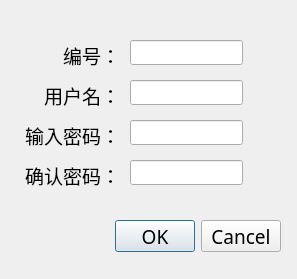
<?xml version="1.0" encoding="UTF-8"?>
<ui version="4.0">
 <class>ManUserDialog</class>
 <widget class="QDialog" name="ManUserDialog">
  <property name="geometry">
   <rect>
    <x>0</x>
    <y>0</y>
    <width>297</width>
    <height>279</height>
   </rect>
  </property>
  <property name="windowTitle">
   <string>Dialog</string>
  </property>
  <widget class="QDialogButtonBox" name="buttonBox">
   <property name="geometry">
    <rect>
     <x>30</x>
     <y>220</y>
     <width>251</width>
     <height>32</height>
    </rect>
   </property>
   <property name="font">
    <font>
     <family>思源黑体</family>
     <pointsize>14</pointsize>
    </font>
   </property>
   <property name="orientation">
    <enum>Qt::Horizontal</enum>
   </property>
   <property name="standardButtons">
    <set>QDialogButtonBox::Cancel|QDialogButtonBox::Ok</set>
   </property>
  </widget>
  <widget class="QLabel" name="label">
   <property name="geometry">
    <rect>
     <x>20</x>
     <y>30</y>
     <width>100</width>
     <height>50</height>
    </rect>
   </property>
   <property name="font">
    <font>
     <family>思源黑体</family>
     <pointsize>14</pointsize>
    </font>
   </property>
   <property name="text">
    <string>编号：</string>
   </property>
   <property name="alignment">
    <set>Qt::AlignRight|Qt::AlignTrailing|Qt::AlignVCenter</set>
   </property>
  </widget>
  <widget class="QLineEdit" name="id_edt">
   <property name="geometry">
    <rect>
     <x>130</x>
     <y>40</y>
     <width>113</width>
     <height>25</height>
    </rect>
   </property>
   <property name="font">
    <font>
     <family>思源黑体</family>
     <pointsize>14</pointsize>
    </font>
   </property>
   <property name="readOnly">
    <bool>true</bool>
   </property>
  </widget>
  <widget class="QLabel" name="label_2">
   <property name="geometry">
    <rect>
     <x>20</x>
     <y>70</y>
     <width>100</width>
     <height>50</height>
    </rect>
   </property>
   <property name="font">
    <font>
     <family>思源黑体</family>
     <pointsize>14</pointsize>
    </font>
   </property>
   <property name="text">
    <string>用户名：</string>
   </property>
   <property name="alignment">
    <set>Qt::AlignRight|Qt::AlignTrailing|Qt::AlignVCenter</set>
   </property>
  </widget>
  <widget class="QLabel" name="label_3">
   <property name="geometry">
    <rect>
     <x>20</x>
     <y>110</y>
     <width>100</width>
     <height>50</height>
    </rect>
   </property>
   <property name="font">
    <font>
     <family>思源黑体</family>
     <pointsize>14</pointsize>
    </font>
   </property>
   <property name="text">
    <string>输入密码：</string>
   </property>
   <property name="alignment">
    <set>Qt::AlignRight|Qt::AlignTrailing|Qt::AlignVCenter</set>
   </property>
  </widget>
  <widget class="QLabel" name="label_4">
   <property name="geometry">
    <rect>
     <x>20</x>
     <y>150</y>
     <width>100</width>
     <height>50</height>
    </rect>
   </property>
   <property name="font">
    <font>
     <family>思源黑体</family>
     <pointsize>14</pointsize>
    </font>
   </property>
   <property name="text">
    <string>确认密码：</string>
   </property>
   <property name="alignment">
    <set>Qt::AlignRight|Qt::AlignTrailing|Qt::AlignVCenter</set>
   </property>
  </widget>
  <widget class="QLineEdit" name="uname_edt">
   <property name="geometry">
    <rect>
     <x>130</x>
     <y>80</y>
     <width>113</width>
     <height>25</height>
    </rect>
   </property>
   <property name="font">
    <font>
     <family>思源黑体</family>
     <pointsize>14</pointsize>
    </font>
   </property>
   <property name="readOnly">
    <bool>true</bool>
   </property>
  </widget>
  <widget class="QLineEdit" name="passwd_edt">
   <property name="geometry">
    <rect>
     <x>130</x>
     <y>120</y>
     <width>113</width>
     <height>25</height>
    </rect>
   </property>
   <property name="font">
    <font>
     <family>思源黑体</family>
     <pointsize>14</pointsize>
    </font>
   </property>
  </widget>
  <widget class="QLineEdit" name="passwd_2edt">
   <property name="geometry">
    <rect>
     <x>130</x>
     <y>160</y>
     <width>113</width>
     <height>25</height>
    </rect>
   </property>
   <property name="font">
    <font>
     <family>思源黑体</family>
     <pointsize>14</pointsize>
    </font>
   </property>
  </widget>
 </widget>
 <resources/>
 <connections>
  <connection>
   <sender>buttonBox</sender>
   <signal>accepted()</signal>
   <receiver>ManUserDialog</receiver>
   <slot>accept()</slot>
   <hints>
    <hint type="sourcelabel">
     <x>248</x>
     <y>254</y>
    </hint>
    <hint type="destinationlabel">
     <x>157</x>
     <y>274</y>
    </hint>
   </hints>
  </connection>
  <connection>
   <sender>buttonBox</sender>
   <signal>rejected()</signal>
   <receiver>ManUserDialog</receiver>
   <slot>reject()</slot>
   <hints>
    <hint type="sourcelabel">
     <x>316</x>
     <y>260</y>
    </hint>
    <hint type="destinationlabel">
     <x>286</x>
     <y>274</y>
    </hint>
   </hints>
  </connection>
 </connections>
</ui>
